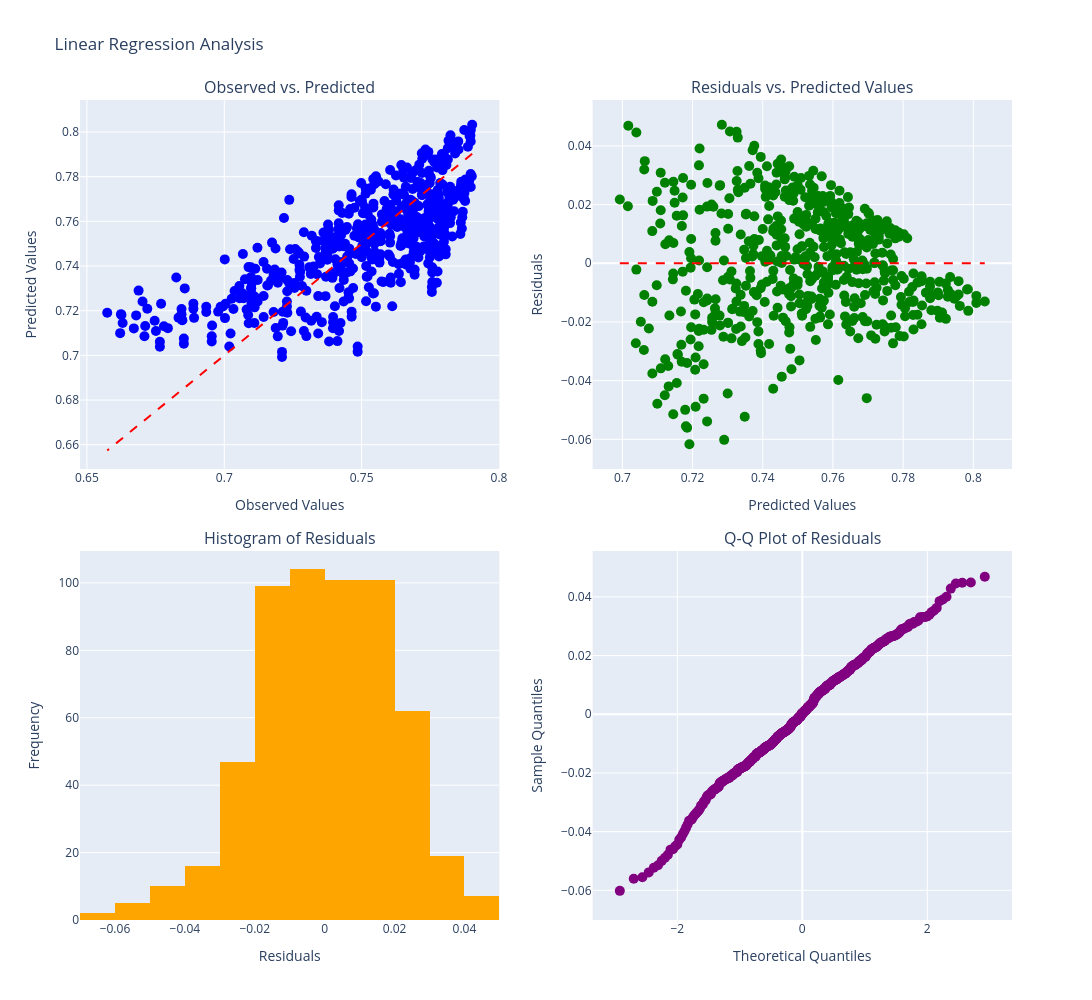

The notebook cell this image was saved under:
### Code cell
residual_analysis(lin1, X1, y1)

### Figure 1 — Plotly figure (JSON) as saved in the notebook; plotly's stock layout.template omitted (floating-point values rounded to 4 significant figures; data arrays with more than 128 entries replaced by an {"elided": "..."} marker saying what was removed)
{"data": [{"marker": {"color": "blue", "size": 10}, "mode": "markers", "name": "Predicted vs Observed", "type": "scatter", "x": {"elided": "573 float values"}, "xaxis": "x", "y": {"elided": "573 float values"}, "yaxis": "y"}, {"line": {"color": "red", "dash": "dash"}, "mode": "lines", "name": "Perfect Prediction", "type": "scatter", "x": {"elided": "573 float values"}, "xaxis": "x", "y": {"elided": "573 float values"}, "yaxis": "y"}, {"marker": {"color": "green", "size": 10}, "mode": "markers", "name": "Residuals", "type": "scatter", "x": {"elided": "573 float values"}, "xaxis": "x2", "y": {"elided": "573 float values"}, "yaxis": "y2"}, {"line": {"color": "red", "dash": "dash"}, "mode": "lines", "name": "Zero Residual Line", "type": "scatter", "x": [0.6993, 0.8033], "xaxis": "x2", "y": [0, 0], "yaxis": "y2"}, {"marker": {"color": "orange"}, "name": "Residuals", "nbinsx": 12, "type": "histogram", "x": {"elided": "573 float values"}, "xaxis": "x3", "yaxis": "y3"}, {"marker": {"color": "purple", "size": 10}, "mode": "markers", "name": "Q-Q Plot", "type": "scatter", "x": {"elided": "573 float values"}, "xaxis": "x4", "y": {"elided": "573 float values"}, "yaxis": "y4"}, {"line": {"color": "red", "dash": "dash"}, "mode": "lines", "name": "45 Degree Line", "type": "scatter", "x": [null, null], "xaxis": "x4", "y": [null, null], "yaxis": "y4"}], "layout": {"annotations": [{"font": {"size": 16}, "showarrow": false, "text": "Observed vs. Predicted", "x": 0.225, "xanchor": "center", "xref": "paper", "y": 1, "yanchor": "bottom", "yref": "paper"}, {"font": {"size": 16}, "showarrow": false, "text": "Residuals vs. Predicted Values", "x": 0.775, "xanchor": "center", "xref": "paper", "y": 1, "yanchor": "bottom", "yref": "paper"}, {"font": {"size": 16}, "showarrow": false, "text": "Histogram of Residuals", "x": 0.225, "xanchor": "center", "xref": "paper", "y": 0.45, "yanchor": "bottom", "yref": "paper"}, {"font": {"size": 16}, "showarrow": false, "text": "Q-Q Plot of Residuals", "x": 0.775, "xanchor": "center", "xref": "paper", "y": 0.45, "yanchor": "bottom", "yref": "paper"}], "height": 1000, "showlegend": false, "title": {"text": "Linear Regression Analysis"}, "width": 1200, "xaxis": {"anchor": "y", "domain": [0, 0.45], "title": {"text": "Observed Values"}}, "xaxis2": {"anchor": "y2", "domain": [0.55, 1], "title": {"text": "Predicted Values"}}, "xaxis3": {"anchor": "y3", "domain": [0, 0.45], "title": {"text": "Residuals"}}, "xaxis4": {"anchor": "y4", "domain": [0.55, 1], "title": {"text": "Theoretical Quantiles"}}, "yaxis": {"anchor": "x", "domain": [0.55, 1], "title": {"text": "Predicted Values"}}, "yaxis2": {"anchor": "x2", "domain": [0.55, 1], "title": {"text": "Residuals"}}, "yaxis3": {"anchor": "x3", "domain": [0, 0.45], "title": {"text": "Frequency"}}, "yaxis4": {"anchor": "x4", "domain": [0, 0.45], "title": {"text": "Sample Quantiles"}}}}
